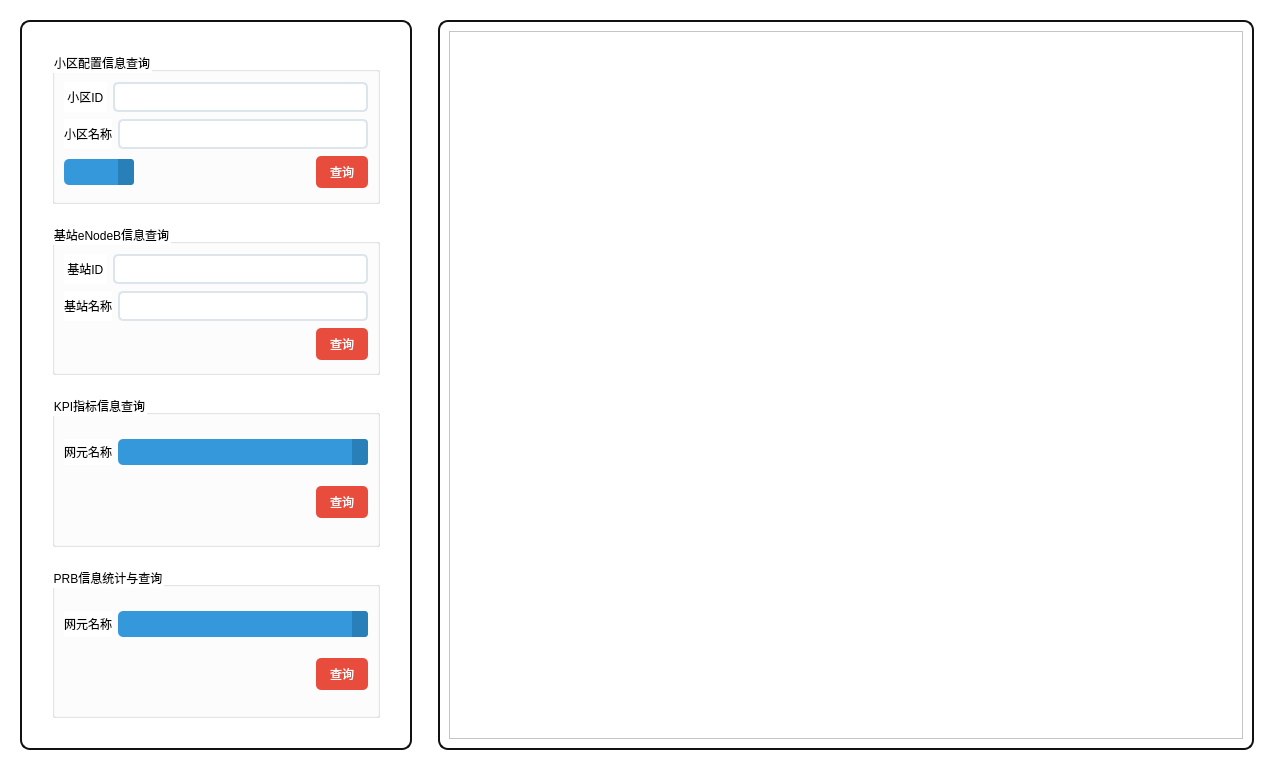
<?xml version="1.0" encoding="UTF-8"?>
<ui version="4.0">
 <class>Management</class>
 <widget class="QWidget" name="Management">
  <property name="geometry">
   <rect>
    <x>0</x>
    <y>0</y>
    <width>1274</width>
    <height>770</height>
   </rect>
  </property>
  <property name="windowTitle">
   <string>Form</string>
  </property>
  <property name="styleSheet">
   <string notr="true">background-color: rgb(255, 255, 255);</string>
  </property>
  <layout class="QHBoxLayout" name="horizontalLayout">
   <property name="sizeConstraint">
    <enum>QLayout::SetDefaultConstraint</enum>
   </property>
   <property name="leftMargin">
    <number>20</number>
   </property>
   <property name="topMargin">
    <number>20</number>
   </property>
   <property name="rightMargin">
    <number>20</number>
   </property>
   <property name="bottomMargin">
    <number>20</number>
   </property>
   <item>
    <layout class="QHBoxLayout" name="horizontalLayout_2">
     <property name="spacing">
      <number>2</number>
     </property>
     <property name="sizeConstraint">
      <enum>QLayout::SetMaximumSize</enum>
     </property>
     <item>
      <layout class="QVBoxLayout" name="verticalLayout_2">
       <property name="sizeConstraint">
        <enum>QLayout::SetMinAndMaxSize</enum>
       </property>
       <item>
        <layout class="QHBoxLayout" name="horizontalLayout_3">
         <property name="sizeConstraint">
          <enum>QLayout::SetMinAndMaxSize</enum>
         </property>
         <item>
          <widget class="QFrame" name="frame">
           <property name="sizePolicy">
            <sizepolicy hsizetype="Fixed" vsizetype="Preferred">
             <horstretch>0</horstretch>
             <verstretch>0</verstretch>
            </sizepolicy>
           </property>
           <property name="minimumSize">
            <size>
             <width>460</width>
             <height>0</height>
            </size>
           </property>
           <property name="styleSheet">
            <string notr="true">#frame
{
	border:2px solid #111;
	border-radius:10px;
}

QFrame{background-color: rgb(255, 255, 255);}</string>
           </property>
           <layout class="QVBoxLayout" name="verticalLayout">
            <property name="spacing">
             <number>20</number>
            </property>
            <property name="sizeConstraint">
             <enum>QLayout::SetMinAndMaxSize</enum>
            </property>
            <property name="leftMargin">
             <number>30</number>
            </property>
            <property name="topMargin">
             <number>30</number>
            </property>
            <property name="rightMargin">
             <number>30</number>
            </property>
            <property name="bottomMargin">
             <number>30</number>
            </property>
            <item>
             <widget class="QGroupBox" name="groupBox">
              <property name="title">
               <string>小区配置信息查询</string>
              </property>
              <property name="flat">
               <bool>false</bool>
              </property>
              <property name="checkable">
               <bool>false</bool>
              </property>
              <layout class="QVBoxLayout" name="verticalLayout_4">
               <item>
                <layout class="QHBoxLayout" name="horizontalLayout_9">
                 <property name="sizeConstraint">
                  <enum>QLayout::SetMinAndMaxSize</enum>
                 </property>
                 <item>
                  <widget class="QLabel" name="label_3">
                   <property name="sizePolicy">
                    <sizepolicy hsizetype="Fixed" vsizetype="Minimum">
                     <horstretch>0</horstretch>
                     <verstretch>0</verstretch>
                    </sizepolicy>
                   </property>
                   <property name="frameShape">
                    <enum>QFrame::NoFrame</enum>
                   </property>
                   <property name="text">
                    <string> 小区ID </string>
                   </property>
                  </widget>
                 </item>
                 <item>
                  <widget class="QLineEdit" name="userIdEdit_2">
                   <property name="sizePolicy">
                    <sizepolicy hsizetype="Minimum" vsizetype="Fixed">
                     <horstretch>0</horstretch>
                     <verstretch>0</verstretch>
                    </sizepolicy>
                   </property>
                   <property name="styleSheet">
                    <string notr="true">QLineEdit{border-style:none;padding:5px;border-radius:5px;border:2px solid #DCE4EC;}
QLineEdit:focus{border:2px solid #3498DB;}</string>
                   </property>
                  </widget>
                 </item>
                </layout>
               </item>
               <item>
                <layout class="QHBoxLayout" name="horizontalLayout_7">
                 <property name="sizeConstraint">
                  <enum>QLayout::SetMinAndMaxSize</enum>
                 </property>
                 <item>
                  <widget class="QLabel" name="label_2">
                   <property name="sizePolicy">
                    <sizepolicy hsizetype="Fixed" vsizetype="Minimum">
                     <horstretch>0</horstretch>
                     <verstretch>0</verstretch>
                    </sizepolicy>
                   </property>
                   <property name="frameShape">
                    <enum>QFrame::NoFrame</enum>
                   </property>
                   <property name="text">
                    <string>小区名称</string>
                   </property>
                  </widget>
                 </item>
                 <item>
                  <widget class="QLineEdit" name="userIdEdit">
                   <property name="sizePolicy">
                    <sizepolicy hsizetype="Minimum" vsizetype="Fixed">
                     <horstretch>0</horstretch>
                     <verstretch>0</verstretch>
                    </sizepolicy>
                   </property>
                   <property name="styleSheet">
                    <string notr="true">QLineEdit{border-style:none;padding:5px;border-radius:5px;border:2px solid #DCE4EC;}
QLineEdit:focus{border:2px solid #3498DB;}</string>
                   </property>
                  </widget>
                 </item>
                </layout>
               </item>
               <item>
                <layout class="QHBoxLayout" name="horizontalLayout_5">
                 <property name="spacing">
                  <number>7</number>
                 </property>
                 <property name="sizeConstraint">
                  <enum>QLayout::SetMinAndMaxSize</enum>
                 </property>
                 <item>
                  <widget class="QComboBox" name="roomId_2">
                   <property name="sizePolicy">
                    <sizepolicy hsizetype="Maximum" vsizetype="Fixed">
                     <horstretch>0</horstretch>
                     <verstretch>0</verstretch>
                    </sizepolicy>
                   </property>
                   <property name="styleSheet">
                    <string notr="true">QComboBox{border-style:none;padding:5px;border-radius:5px; color:#FFFFFF;background:#3498DB;
selection-background-color: #3498DB;
}

QComboBox:hover, QPushButton:hover
{
    color:#E5FEFF;background:#5DACE4
}

QComboBox::drop-down {
color:#E5FEFF;background:#2980B9;
    border-left-width: 0px;
     border-left-style: solid; /* just a single line */
     border-top-right-radius: 3px; /* same radius as the QComboBox */
     border-bottom-right-radius: 3px;
     padding-left: 10px;
}

QComboBox::down-arrow {
    image: url(:/misc/down_arrow_2);
}</string>
                   </property>
                   <property name="currentIndex">
                    <number>-1</number>
                   </property>
                  </widget>
                 </item>
                 <item>
                  <spacer name="horizontalSpacer">
                   <property name="orientation">
                    <enum>Qt::Horizontal</enum>
                   </property>
                   <property name="sizeHint" stdset="0">
                    <size>
                     <width>40</width>
                     <height>20</height>
                    </size>
                   </property>
                  </spacer>
                 </item>
                 <item>
                  <widget class="QPushButton" name="checkInButton">
                   <property name="sizePolicy">
                    <sizepolicy hsizetype="Maximum" vsizetype="Fixed">
                     <horstretch>0</horstretch>
                     <verstretch>0</verstretch>
                    </sizepolicy>
                   </property>
                   <property name="layoutDirection">
                    <enum>Qt::LeftToRight</enum>
                   </property>
                   <property name="styleSheet">
                    <string notr="true">QPushButton{border-style:none;padding:7px;border-radius:5px;color:#FFFFFF;background:#E74C3C;}
QPushButton:hover{color:#FFF5E7;background:#EC7064;}QPushButton:pressed{color:#F5A996;background:#DC2D1A;}</string>
                   </property>
                   <property name="text">
                    <string>  查询  </string>
                   </property>
                  </widget>
                 </item>
                </layout>
               </item>
              </layout>
             </widget>
            </item>
            <item>
             <widget class="QGroupBox" name="groupBox_2">
              <property name="title">
               <string>基站eNodeB信息查询</string>
              </property>
              <property name="flat">
               <bool>false</bool>
              </property>
              <layout class="QVBoxLayout" name="verticalLayout_6">
               <item>
                <layout class="QHBoxLayout" name="horizontalLayout_10">
                 <property name="sizeConstraint">
                  <enum>QLayout::SetMinAndMaxSize</enum>
                 </property>
                 <item>
                  <widget class="QLabel" name="label_4">
                   <property name="sizePolicy">
                    <sizepolicy hsizetype="Fixed" vsizetype="Minimum">
                     <horstretch>0</horstretch>
                     <verstretch>0</verstretch>
                    </sizepolicy>
                   </property>
                   <property name="frameShape">
                    <enum>QFrame::NoFrame</enum>
                   </property>
                   <property name="text">
                    <string> 基站ID </string>
                   </property>
                  </widget>
                 </item>
                 <item>
                  <widget class="QLineEdit" name="userIdEdit_3">
                   <property name="sizePolicy">
                    <sizepolicy hsizetype="Minimum" vsizetype="Fixed">
                     <horstretch>0</horstretch>
                     <verstretch>0</verstretch>
                    </sizepolicy>
                   </property>
                   <property name="styleSheet">
                    <string notr="true">QLineEdit{border-style:none;padding:5px;border-radius:5px;border:2px solid #DCE4EC;}
QLineEdit:focus{border:2px solid #3498DB;}</string>
                   </property>
                  </widget>
                 </item>
                </layout>
               </item>
               <item>
                <layout class="QHBoxLayout" name="horizontalLayout_11">
                 <property name="sizeConstraint">
                  <enum>QLayout::SetMinAndMaxSize</enum>
                 </property>
                 <item>
                  <widget class="QLabel" name="label_5">
                   <property name="sizePolicy">
                    <sizepolicy hsizetype="Fixed" vsizetype="Minimum">
                     <horstretch>0</horstretch>
                     <verstretch>0</verstretch>
                    </sizepolicy>
                   </property>
                   <property name="frameShape">
                    <enum>QFrame::NoFrame</enum>
                   </property>
                   <property name="text">
                    <string>基站名称</string>
                   </property>
                  </widget>
                 </item>
                 <item>
                  <widget class="QLineEdit" name="userIdEdit_4">
                   <property name="sizePolicy">
                    <sizepolicy hsizetype="Minimum" vsizetype="Fixed">
                     <horstretch>0</horstretch>
                     <verstretch>0</verstretch>
                    </sizepolicy>
                   </property>
                   <property name="styleSheet">
                    <string notr="true">QLineEdit{border-style:none;padding:5px;border-radius:5px;border:2px solid #DCE4EC;}
QLineEdit:focus{border:2px solid #3498DB;}</string>
                   </property>
                  </widget>
                 </item>
                </layout>
               </item>
               <item>
                <layout class="QHBoxLayout" name="horizontalLayout_12">
                 <property name="spacing">
                  <number>7</number>
                 </property>
                 <property name="sizeConstraint">
                  <enum>QLayout::SetMinAndMaxSize</enum>
                 </property>
                 <item>
                  <spacer name="horizontalSpacer_2">
                   <property name="orientation">
                    <enum>Qt::Horizontal</enum>
                   </property>
                   <property name="sizeHint" stdset="0">
                    <size>
                     <width>40</width>
                     <height>20</height>
                    </size>
                   </property>
                  </spacer>
                 </item>
                 <item>
                  <widget class="QPushButton" name="checkInButton_2">
                   <property name="sizePolicy">
                    <sizepolicy hsizetype="Maximum" vsizetype="Fixed">
                     <horstretch>0</horstretch>
                     <verstretch>0</verstretch>
                    </sizepolicy>
                   </property>
                   <property name="layoutDirection">
                    <enum>Qt::LeftToRight</enum>
                   </property>
                   <property name="styleSheet">
                    <string notr="true">QPushButton{border-style:none;padding:7px;border-radius:5px;color:#FFFFFF;background:#E74C3C;}
QPushButton:hover{color:#FFF5E7;background:#EC7064;}QPushButton:pressed{color:#F5A996;background:#DC2D1A;}</string>
                   </property>
                   <property name="text">
                    <string>  查询  </string>
                   </property>
                  </widget>
                 </item>
                </layout>
               </item>
              </layout>
             </widget>
            </item>
            <item>
             <widget class="QGroupBox" name="groupBox_5">
              <property name="title">
               <string>KPI指标信息查询</string>
              </property>
              <layout class="QVBoxLayout" name="verticalLayout_10">
               <item>
                <layout class="QHBoxLayout" name="horizontalLayout_18">
                 <property name="sizeConstraint">
                  <enum>QLayout::SetMinAndMaxSize</enum>
                 </property>
                 <item>
                  <widget class="QLabel" name="label_10">
                   <property name="sizePolicy">
                    <sizepolicy hsizetype="Fixed" vsizetype="Minimum">
                     <horstretch>0</horstretch>
                     <verstretch>0</verstretch>
                    </sizepolicy>
                   </property>
                   <property name="frameShape">
                    <enum>QFrame::NoFrame</enum>
                   </property>
                   <property name="text">
                    <string>网元名称</string>
                   </property>
                  </widget>
                 </item>
                 <item>
                  <widget class="QComboBox" name="roomId_4">
                   <property name="sizePolicy">
                    <sizepolicy hsizetype="Fixed" vsizetype="Fixed">
                     <horstretch>0</horstretch>
                     <verstretch>0</verstretch>
                    </sizepolicy>
                   </property>
                   <property name="minimumSize">
                    <size>
                     <width>250</width>
                     <height>0</height>
                    </size>
                   </property>
                   <property name="styleSheet">
                    <string notr="true">QComboBox{border-style:none;padding:5px;border-radius:5px; color:#FFFFFF;background:#3498DB;
selection-background-color: #3498DB;
}

QComboBox:hover, QPushButton:hover
{
    color:#E5FEFF;background:#5DACE4
}

QComboBox::drop-down {
color:#E5FEFF;background:#2980B9;
    border-left-width: 0px;
     border-left-style: solid; /* just a single line */
     border-top-right-radius: 3px; /* same radius as the QComboBox */
     border-bottom-right-radius: 3px;
     padding-left: 10px;
}

QComboBox::down-arrow {
    image: url(:/misc/down_arrow_2);
}</string>
                   </property>
                   <property name="currentIndex">
                    <number>-1</number>
                   </property>
                  </widget>
                 </item>
                </layout>
               </item>
               <item>
                <layout class="QHBoxLayout" name="horizontalLayout_20">
                 <property name="spacing">
                  <number>7</number>
                 </property>
                 <property name="sizeConstraint">
                  <enum>QLayout::SetMinAndMaxSize</enum>
                 </property>
                 <item>
                  <spacer name="horizontalSpacer_5">
                   <property name="orientation">
                    <enum>Qt::Horizontal</enum>
                   </property>
                   <property name="sizeHint" stdset="0">
                    <size>
                     <width>40</width>
                     <height>20</height>
                    </size>
                   </property>
                  </spacer>
                 </item>
                 <item>
                  <widget class="QPushButton" name="checkInButton_5">
                   <property name="sizePolicy">
                    <sizepolicy hsizetype="Maximum" vsizetype="Fixed">
                     <horstretch>0</horstretch>
                     <verstretch>0</verstretch>
                    </sizepolicy>
                   </property>
                   <property name="layoutDirection">
                    <enum>Qt::LeftToRight</enum>
                   </property>
                   <property name="styleSheet">
                    <string notr="true">QPushButton{border-style:none;padding:7px;border-radius:5px;color:#FFFFFF;background:#E74C3C;}
QPushButton:hover{color:#FFF5E7;background:#EC7064;}QPushButton:pressed{color:#F5A996;background:#DC2D1A;}</string>
                   </property>
                   <property name="text">
                    <string>  查询  </string>
                   </property>
                  </widget>
                 </item>
                </layout>
               </item>
              </layout>
             </widget>
            </item>
            <item>
             <widget class="QGroupBox" name="groupBox_6">
              <property name="title">
               <string>PRB信息统计与查询</string>
              </property>
              <layout class="QVBoxLayout" name="verticalLayout_11">
               <item>
                <layout class="QHBoxLayout" name="horizontalLayout_19">
                 <property name="sizeConstraint">
                  <enum>QLayout::SetMinAndMaxSize</enum>
                 </property>
                 <item>
                  <widget class="QLabel" name="label_11">
                   <property name="sizePolicy">
                    <sizepolicy hsizetype="Fixed" vsizetype="Minimum">
                     <horstretch>0</horstretch>
                     <verstretch>0</verstretch>
                    </sizepolicy>
                   </property>
                   <property name="frameShape">
                    <enum>QFrame::NoFrame</enum>
                   </property>
                   <property name="text">
                    <string>网元名称</string>
                   </property>
                  </widget>
                 </item>
                 <item>
                  <widget class="QComboBox" name="roomId_5">
                   <property name="sizePolicy">
                    <sizepolicy hsizetype="Fixed" vsizetype="Fixed">
                     <horstretch>0</horstretch>
                     <verstretch>0</verstretch>
                    </sizepolicy>
                   </property>
                   <property name="minimumSize">
                    <size>
                     <width>250</width>
                     <height>0</height>
                    </size>
                   </property>
                   <property name="styleSheet">
                    <string notr="true">QComboBox{border-style:none;padding:5px;border-radius:5px; color:#FFFFFF;background:#3498DB;
selection-background-color: #3498DB;
}

QComboBox:hover, QPushButton:hover
{
    color:#E5FEFF;background:#5DACE4
}

QComboBox::drop-down {
color:#E5FEFF;background:#2980B9;
    border-left-width: 0px;
     border-left-style: solid; /* just a single line */
     border-top-right-radius: 3px; /* same radius as the QComboBox */
     border-bottom-right-radius: 3px;
     padding-left: 10px;
}

QComboBox::down-arrow {
    image: url(:/misc/down_arrow_2);
}</string>
                   </property>
                   <property name="currentIndex">
                    <number>-1</number>
                   </property>
                  </widget>
                 </item>
                </layout>
               </item>
               <item>
                <layout class="QHBoxLayout" name="horizontalLayout_23">
                 <property name="spacing">
                  <number>7</number>
                 </property>
                 <property name="sizeConstraint">
                  <enum>QLayout::SetMinAndMaxSize</enum>
                 </property>
                 <item>
                  <spacer name="horizontalSpacer_8">
                   <property name="orientation">
                    <enum>Qt::Horizontal</enum>
                   </property>
                   <property name="sizeHint" stdset="0">
                    <size>
                     <width>40</width>
                     <height>20</height>
                    </size>
                   </property>
                  </spacer>
                 </item>
                 <item>
                  <widget class="QPushButton" name="checkInButton_6">
                   <property name="sizePolicy">
                    <sizepolicy hsizetype="Maximum" vsizetype="Fixed">
                     <horstretch>0</horstretch>
                     <verstretch>0</verstretch>
                    </sizepolicy>
                   </property>
                   <property name="layoutDirection">
                    <enum>Qt::LeftToRight</enum>
                   </property>
                   <property name="styleSheet">
                    <string notr="true">QPushButton{border-style:none;padding:7px;border-radius:5px;color:#FFFFFF;background:#E74C3C;}
QPushButton:hover{color:#FFF5E7;background:#EC7064;}QPushButton:pressed{color:#F5A996;background:#DC2D1A;}</string>
                   </property>
                   <property name="text">
                    <string>  查询  </string>
                   </property>
                  </widget>
                 </item>
                </layout>
               </item>
              </layout>
             </widget>
            </item>
           </layout>
          </widget>
         </item>
        </layout>
       </item>
      </layout>
     </item>
    </layout>
   </item>
   <item>
    <spacer name="horizontalSpacer_7">
     <property name="orientation">
      <enum>Qt::Horizontal</enum>
     </property>
     <property name="sizeType">
      <enum>QSizePolicy::Fixed</enum>
     </property>
     <property name="sizeHint" stdset="0">
      <size>
       <width>20</width>
       <height>20</height>
      </size>
     </property>
    </spacer>
   </item>
   <item>
    <widget class="QFrame" name="gridFrame">
     <property name="styleSheet">
      <string notr="true">#gridFrame{

background-color: rgb(255, 255, 255);
	border:2px solid #111;
	border-radius:10px;

}
</string>
     </property>
     <layout class="QVBoxLayout" name="verticalLayout_5">
      <item>
       <widget class="QColumnView" name="columnView"/>
      </item>
     </layout>
    </widget>
   </item>
  </layout>
 </widget>
 <resources/>
 <connections/>
</ui>
